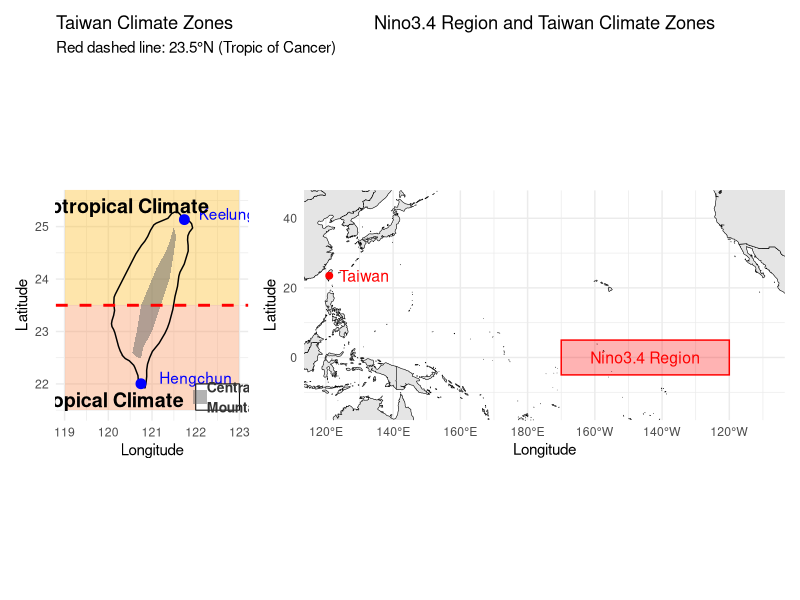

Reproduce this figure in R. (Note: this script raises an error after producing the figure.)
library(ggplot2)
library(maps)
library(dplyr)
library(grid)
library(patchwork)

taiwan_map <- map_data("world", region = "Taiwan") %>%
  filter(long >= 119, long <= 123)

stations <- data.frame(
  name = c("Keelung", "Hengchun"),
  lon = c(121.7405, 120.7463),
  lat = c(25.1333, 22.0039)
)
central_mountain <- data.frame(
  long = c(
    120.55, 120.6, 120.65, 120.7, 120.75,
    120.8, 121.0, 121.2, 121.4, 121.5, 121.55, 121.5,
    121.4, 121.3, 121.1, 120.9, 120.75, 120.65, 120.6, 120.55
  ),
  lat = c(
    22.6, 22.55, 22.52, 22.5, 22.5,
    22.7, 23.0, 23.5, 24.0, 24.5, 24.8, 25.0,
    24.7, 24.5, 24.2, 23.8, 23.5, 23.0, 22.8, 22.6
  )
)
legend_grob <- grobTree(
  rectGrob(gp = gpar(fill = "white")),  
  pointsGrob(0.1, 0.5, pch = 15, size = unit(5, "mm"), gp = gpar(col = "gray40", fill = "gray40", alpha = 0.5)),
  textGrob("Central \nMountain", x = 0.25, y = 0.5, just = "left", gp = gpar(fontface = "bold", fontsize = 10, col = "gray20"))
)

p1<-ggplot() +

  geom_rect(aes(xmin = 119, xmax = 123, ymin = 21.5, ymax = 23.5),
            fill = "#fb9a66", alpha = 0.4) +
  geom_rect(aes(xmin = 119, xmax = 123, ymin = 23.5, ymax = 26),
            fill = "#fdbf2f", alpha = 0.4) +
  geom_polygon(data = taiwan_map, aes(x = long, y = lat, group = group),
               fill = NA, color = "black", linewidth = 0.5) +
  geom_polygon(data = central_mountain, aes(x = long, y = lat),
               fill = "gray40", alpha = 0.5, color = NA) +
  geom_hline(yintercept = 23.5, color = "red", linetype = "dashed", linewidth = 1) +
  geom_point(data = stations, aes(x = lon, y = lat), color = "blue", size = 3) +
  geom_text(data = stations, aes(x = lon, y = lat, label = name),
            vjust = 0, hjust = -0.25, color = "blue") +
  annotate("text", x = 120.2, y = 25.4, label = "Subtropical Climate", 
           color = "black", size = 5, fontface = "bold") +
  annotate("text", x = 120, y = 21.7, label = "Tropical Climate", 
           color = "black", size = 5, fontface = "bold") +
  coord_fixed(1.2, xlim = c(119, 123), ylim = c(21.5, 25.5)) +
  labs(title = "Taiwan Climate Zones",
       subtitle = "Red dashed line: 23.5°N (Tropic of Cancer)",
       x = "Longitude", y = "Latitude") +
  theme_minimal() +
  annotation_custom(legend_grob, xmin = 122, xmax = 123, ymin = 21.5, ymax = 22)
###########################################
library(ggplot2)
library(maps)

world_map <- map_data("world") %>%
  mutate(long360 = ifelse(long < 0, long + 360, long))



nino3_4 <- data.frame(xmin = 190, xmax = 240, ymin = -5, ymax = 5)   


taiwan <- data.frame(lon = 121, lat = 23.5)
taiwan$lon360 <- ifelse(taiwan$lon < 0, taiwan$lon + 360, taiwan$lon)
world_map2 <- world_map %>%
  mutate(long360_cut = ifelse(long360 > 260, NA, long360))  

p2<-ggplot() +

  geom_polygon(data = world_map2, aes(x = long360_cut, y = lat, group = group),
               fill = "grey90", color = "black", size = 0.2) +

  geom_rect(data = nino3_4, aes(xmin = xmin, xmax = xmax, ymin = ymin, ymax = ymax),
            fill = "red", alpha = 0.3, color = "red") +

  geom_text(data = nino3_4, aes(x = (xmin + xmax)/2, y = (ymin + ymax)/2, label = "Nino3.4 Region"),
            color = "red", size = 4, hjust = 0.5, vjust = 0.5) +

  geom_point(data = taiwan, aes(x = lon360, y = lat), color = "red", size = 2) +
  geom_text(data = taiwan, aes(x = lon360 + 3, y = lat, label = "Taiwan"),
            color = "red", hjust = 0, size = 4) +

  coord_quickmap(xlim = c(120, 250), ylim = c(-15, 45)) +

  scale_x_continuous(
    breaks = seq(120, 250, by = 20),
    labels = function(x) {
      sapply(x, function(lon) {
        lon180 <- ifelse(lon > 180, lon - 360, lon)
        if(lon180 < 0) paste0(abs(lon180), "°W") else paste0(lon180, "°E")
      })
    }
  ) +
  theme_minimal() +
  labs(title = "Nino3.4 Region and Taiwan Climate Zones",
       x = "Longitude", y = "Latitude") +
  theme(
         plot.title = element_text( hjust = 0.5)
       )

p1 + p2 + plot_layout(ncol = 2, widths  = c(1,2.5))


# =====================================
library(ggplot2)
library(stars)
library(dplyr)
library(grid)


dem <- read_stars("Taiwan_DEM.tif")
dem_df <- as.data.frame(dem, xy = TRUE)
colnames(dem_df) <- c("lon", "lat", "elev")
dem_df$elev <- as.numeric(dem_df$elev)

central_mountain_df <- dem_df %>% filter(elev > 500)

stations <- data.frame(
  name = c("Keelung", "Hengchun"),
  lon = c(121.7405, 120.7463),
  lat = c(25.1333, 22.0039)
)


taiwan_map <- map_data("world", region = "Taiwan") %>%
  filter(long >= 119, long <= 123)


legend_grob <- grobTree(
  rectGrob(gp = gpar(fill = "white")),
  pointsGrob(0.1, 0.5, pch = 15, size = unit(5, "mm"), 
             gp = gpar(col = "gray40", fill = "gray40", alpha = 0.5)),
  textGrob("Central \nMountain", x = 0.25, y = 0.5, just = "left", 
           gp = gpar(fontface = "bold", fontsize = 10, col = "gray20"))
)


ggplot() +

  geom_rect(aes(xmin = 119, xmax = 123, ymin = 21.5, ymax = 23.5),
            fill = "#fb9a66", alpha = 0.4) +
  geom_rect(aes(xmin = 119, xmax = 123, ymin = 23.5, ymax = 26),
            fill = "#fdbf2f", alpha = 0.4) +
  

  geom_polygon(data = taiwan_map, aes(x = long, y = lat, group = group),
               fill = NA, color = "black", linewidth = 0.5) +
  

  geom_tile(data = central_mountain_df, aes(x = lon, y = lat),
            fill = "gray40", alpha = 0.5) +
  

  geom_point(data = stations, aes(x = lon, y = lat), color = "blue", size = 3) +
  geom_text(data = stations, aes(x = lon, y = lat, label = name),
            vjust = 0, hjust = -0.25, color = "blue",size=5) +
  

  geom_hline(yintercept = 23.5, color = "red", linetype = "dashed", linewidth = 1) +
  annotate("text", x = 120.2, y = 25.4, label = "Subtropical Climate", 
           color = "black", size = 5, fontface = "bold") +
  annotate("text", x = 120, y = 21.7, label = "Tropical Climate", 
           color = "black", size = 5, fontface = "bold") +
  
  coord_fixed(1.2, xlim = c(119, 123), ylim = c(21.5, 25.5)) +

  labs(
       x = "Longitude", y = "Latitude") +
  
  theme_minimal() +
  

  annotation_custom(legend_grob, xmin = 122, xmax = 123, ymin = 21.5, ymax = 22)
